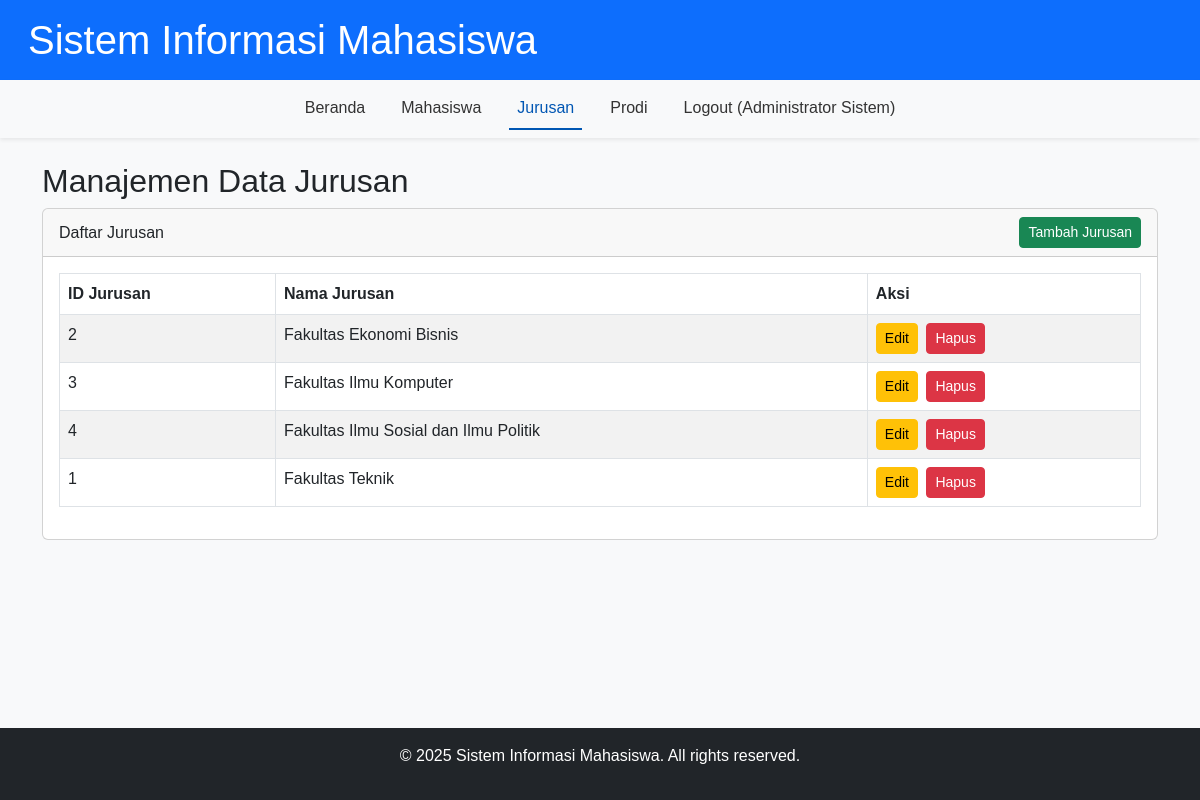
/jurusan.php (signed in), run on the app's committed database.
### tables this page shows
CREATE TABLE `users` (
  `userId` varchar(30) NOT NULL,
  `passw` varchar(100) NOT NULL,
  `nama` varchar(50) NOT NULL
);

CREATE TABLE `jurusan` (
  `id_jurusan` int(2) NOT NULL,
  `nama_jurusan` varchar(100) NOT NULL
);

### functions.php (called while the page is built, shortened)
<?php
function is_logged_in() {
    return isset($_SESSION['user_id']);
}
function get_current_user_name() {
    global $conn;
    if (is_logged_in()) {
        $stmt = $conn->prepare("SELECT nama FROM users WHERE userId = ?");
        $stmt->bind_param("s", $_SESSION['user_id']);
        $stmt->execute();
        $result = $stmt->get_result();
        if ($result->num_rows === 1) {
            $row = $result->fetch_assoc();
            return $row['nama'];
        }
    }
    return 'Tamu';
}
?>

### jurusan.php (the view, shortened to what this page needs)
<?php
include 'config.php';
include 'functions.php';
include 'header.php';
?>
<h2>Manajemen Data Jurusan</h2>
<div class="card">
    <div class="card-header d-flex justify-content-between align-items-center">
        Daftar Jurusan
        <a href="jurusan.php?action=add" class="btn btn-success btn-sm">Tambah Jurusan</a>
    </div>
    <div class="card-body">
        <div class="table-responsive">
            <table class="table table-bordered table-striped">
                <thead>
                    <tr>
                        <th>ID Jurusan</th>
                        <th>Nama Jurusan</th>
                        <th>Aksi</th>
                    </tr>
                </thead>
                <tbody>
                    <?php
                    $sql = "SELECT * FROM jurusan ORDER BY nama_jurusan ASC";
                    $result = $conn->query($sql);
                    if ($result->num_rows > 0) {
                        while ($row = $result->fetch_assoc()) {
                            ?>
                            <tr>
                                <td><?= htmlspecialchars($row['id_jurusan']) ?></td>
                                <td><?= htmlspecialchars($row['nama_jurusan']) ?></td>
                                <td>
                                    <a href="jurusan.php?action=edit&id=<?= urlencode($row['id_jurusan']) ?>" class="btn btn-warning btn-sm me-1">Edit</a>
                                    <a href="jurusan.php?action=delete&id=<?= urlencode($row['id_jurusan']) ?>" class="btn btn-danger btn-sm" onclick="return confirm('Apakah Anda yakin ingin menghapus data ini? Semua prodi yang terkait harus dihapus terlebih dahulu.');">Hapus</a>
                                </td>
                            </tr>
                            <?php
                        }
                    } else {
                        echo "<tr><td colspan='3' class='text-center'>Tidak ada data jurusan.</td></tr>";
                    }
                    ?>
                </tbody>
            </table>
        </div>
    </div>
</div>
<?php
include 'footer.php';
?>

### header.php (shortened to what this page needs)
<!DOCTYPE html>
<html lang="id">
<head>
    <link href="https://cdn.jsdelivr.net/npm/bootstrap@5.3.0/dist/css/bootstrap.min.css" rel="stylesheet">
    <link rel="stylesheet" href="https://cdnjs.cloudflare.com/ajax/libs/font-awesome/6.0.0-beta3/css/all.min.css">
    <link rel="stylesheet" href="style.css">
</head>
<body>
    <header class="bg-primary text-white p-3">
        <div class="container-fluid">
            <h1 class="mb-0">Sistem Informasi Mahasiswa</h1>
        </div>
    </header>
    <nav class="navbar navbar-expand-lg navbar-light bg-light shadow-sm">
        <div class="container-fluid">
            <div class="collapse navbar-collapse" id="navbarNav">
                <ul class="navbar-nav mx-auto">
                    <li class="nav-item">
                        <a class="nav-link <?= (basename($_SERVER['PHP_SELF']) == 'dashboard.php') ? 'active' : '' ?>" href="dashboard.php">Beranda</a>
                    </li>
                    <li class="nav-item">
                        <a class="nav-link <?= (basename($_SERVER['PHP_SELF']) == 'mahasiswa.php') ? 'active' : '' ?>" href="mahasiswa.php">Mahasiswa</a>
                    </li>
                    <li class="nav-item">
                        <a class="nav-link <?= (basename($_SERVER['PHP_SELF']) == 'jurusan.php') ? 'active' : '' ?>" href="jurusan.php">Jurusan</a>
                    </li>
                    <li class="nav-item">
                        <a class="nav-link <?= (basename($_SERVER['PHP_SELF']) == 'prodi.php') ? 'active' : '' ?>" href="prodi.php">Prodi</a>
                    </li>
                    <li class="nav-item">
                        <a class="nav-link" href="logout.php">Logout (<?= get_current_user_name() ?>)</a>
                    </li>
                </ul>
            </div>
        </div>
    </nav>
    <main class="container mt-4 mb-5">

### style.css (style rules this page uses)
body { display: flex; flex-direction: column; min-height: 100vh; font-family: Arial, sans-serif; background-color: #f8f9fa; }
header { background-color: #0056b3 !important; }
.navbar-nav .nav-link { color: #333; font-weight: 500; margin: 0 10px; }
.navbar-nav .nav-link.active, .navbar-nav .nav-link:hover { color: #0056b3; border-bottom: 2px solid #0056b3; }

### data on the page
users: nama "Administrator Sistem"
jurusan: id_jurusan "2", nama_jurusan "Fakultas Ekonomi Bisnis"
jurusan: id_jurusan "3", nama_jurusan "Fakultas Ilmu Komputer"
jurusan: id_jurusan "4", nama_jurusan "Fakultas Ilmu Sosial dan Ilmu Politik"
jurusan: id_jurusan "1", nama_jurusan "Fakultas Teknik"
